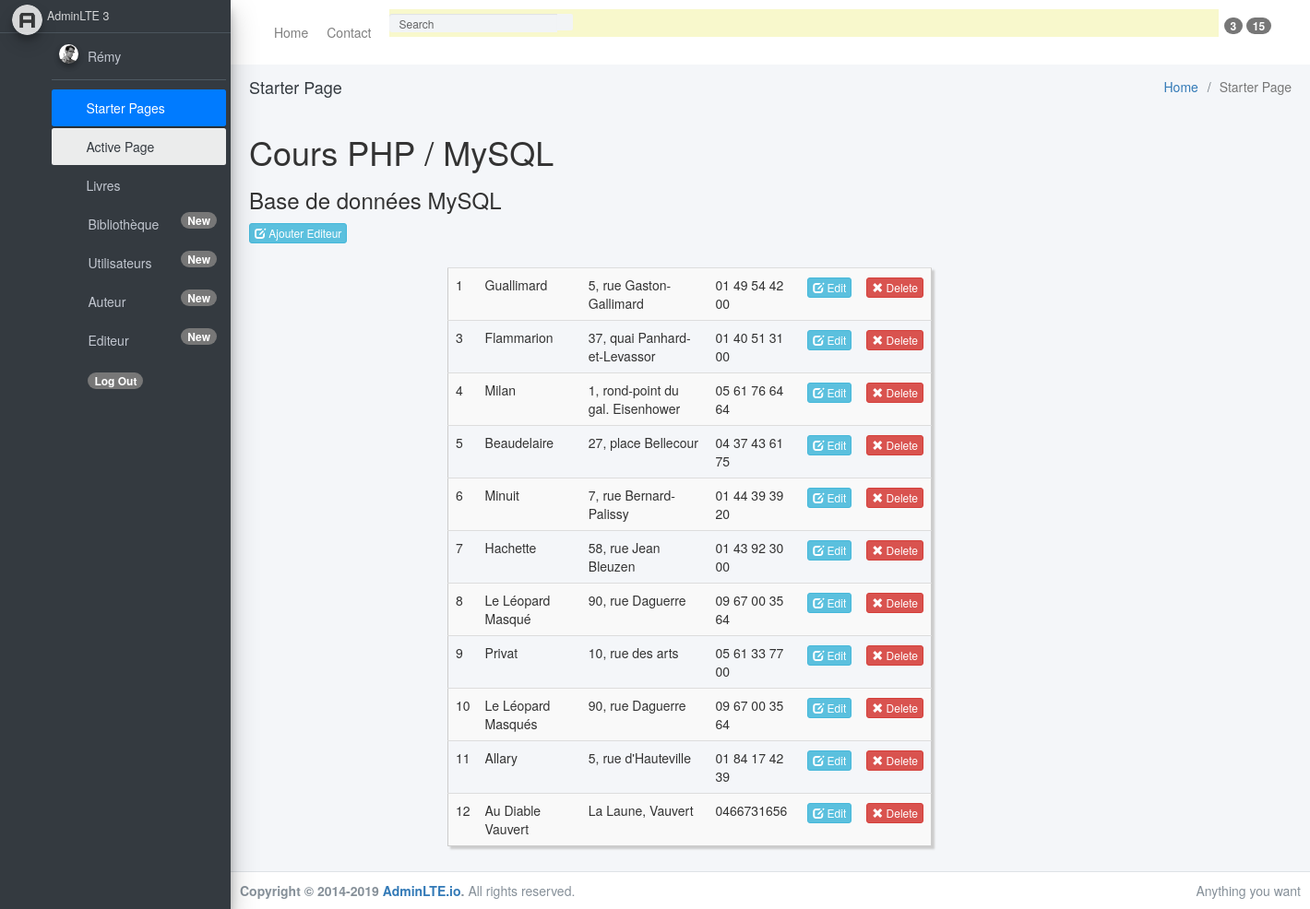
The page /admin/starter.php?page=editeurlist (signed in) on the database its author committed.
### tables this page shows
CREATE TABLE `editeur` (
  `id_editeur` int(11) NOT NULL,
  `nom` varchar(200) NOT NULL,
  `adresse` varchar(200) NOT NULL,
  `telephone` varchar(15) NOT NULL
);

### includes/define.php (called while the page is built, shortened)
<?php
$chemin=["auteurlist"=>"../auteurbackend/auteurlist.php",
"formauteur"=>"../auteurbackend/formauteur.php",
"createauteur"=>"../auteurbackend/createauteur.php",
"updateauteur"=>"../auteurbackend/updateauteur.php",
"deleteauteur"=>"../auteurbackend/deleteauteur.php",
"editeurlist"=>"../editeurbackend/editeurlist.php",
"formediteur"=>"../editeurbackend/formediteur.php",
"createediteur"=>"../editeurbackend/createediteur.php",
"updateediteur"=>"../editeurbackend/updateediteur.php",
"deleteediteur"=>"../editeurbackend/deleteediteur.php",
"livrelist"=>"../livrebackend/livrelist.php",
"formlivre"=>"../livrebackend/formlivre.php",
"createlivre"=>"../livrebackend/createlivre.php",
"updatelivre"=>"../livrebackend/updatelivre.php",
"deletelivre"=>"../livrebackend/deletelivre.php",
"bibliolist"=>"../bibliobackend/bibliolist.php",
"formbiblio"=>"../bibliobackend/formbiblio.php",
"createbiblio"=>"../bibliobackend/createbiblio.php",
"updatebiblio"=>"../bibliobackend/updatebiblio.php",
"deletebiblio"=>"../bibliobackend/deletebiblio.php",
"userslist"=>"../usersbackend/userslist.php",
"formcreateusers"=>"../usersbackend/formcreateusers.php",
"createusers"=>"../usersbackend/createusers.php",
"formupdateusers"=>"../usersbackend/formupdateusers.php",
"updateusers"=>"../usersbackend/updateusers.php",
"deleteusers"=>"../usersbackend/deleteusers.php",]
?>

### editeurbackend/editeurlist.php (the view, shortened to what this page needs)
<?php
include "../security/secure.php";
?>
<!DOCTYPE html>
<html>
  <head>
      <link href="//netdna.bootstrapcdn.com/bootstrap/3.0.0/css/bootstrap.min.css" rel="stylesheet" id="bootstrap-css">
      <link rel="stylesheet" href="../css/css.css">
    </head>
    <body>
      <h1> Cours PHP / MySQL </h1>
          <h3> Base de données MySQL </h3>
          <a class='btn btn-info btn-xs' href='formediteur.php'><span class='glyphicon glyphicon-edit'></span> Ajouter Editeur </a>
          <div class="container">
              <div class="row col-md-6 col-md-offset-2 custyle">
                  <table class="table table-striped custab">
<?php
                      $servname = "localhost"; $dbname = "bd_megane_biblio"; $editeur = "root"; $password = "";
                      try{$dbco = new PDO("mysql:host=$servname;dbname=$dbname", $editeur, $password);
                        $dbco->setAttribute(PDO::ATTR_ERRMODE, PDO::ERRMODE_EXCEPTION);
                        $anyname = $dbco->prepare(
                          "SELECT editeur.id_editeur, editeur.adresse,editeur.telephone, editeur.nom
                              as editeur_name
                          FROM editeur
                          WHERE editeur.id_editeur=editeur.id_editeur");
                        $anyname->execute();
                        $resultat = $anyname->fetchAll(PDO::FETCH_ASSOC);
                        foreach ($resultat as $row => $editeur) {
                          echo "<tr>";
                          echo "<td>". $editeur['id_editeur']."</td>";
                          echo "<td>". $editeur['editeur_name']."</td>";
                          echo "<td>". $editeur['adresse']."</td>";
                          echo "<td>". $editeur['telephone']."</td>";
                          echo "<td> <a class='btn btn-info btn-xs' href='starter.php?page=formediteur&id_editeur=".$editeur['id_editeur']."'><span class='glyphicon glyphicon-edit'></span> Edit </a>";
                          echo "<td> <a class='btn btn-danger btn-xs' href='".$chemin["deleteediteur"]."?id_editeur=".$editeur['id_editeur']."'><span class='glyphicon glyphicon-remove'></span> Delete </a>";
                          echo "</tr>";
                      }
                      echo "</table>";
                    }
                  catch(PDOException $e){
                    echo "Erreur : ".$e->getMessage();
                  }
?>
            </div>
    </body>
</html>

### css/css.css (style rules this page uses)
.custab { border: 1px solid #ccc; padding: 5px; margin: 5% 0; box-shadow: 3px 3px 2px #ccc; transition: 0.5s; }

### rows shown on the page
editeur: id_editeur "1", nom "Guallimard", adresse "5, rue Gaston-Gallimard", telephone "01 49 54 42 00"
editeur: id_editeur "3", nom "Flammarion", adresse "37, quai Panhard-et-Levassor", telephone "01 40 51 31 00"
editeur: id_editeur "4", nom "Milan", adresse "1, rond-point du gal. Eisenhower", telephone "05 61 76 64 64"
editeur: id_editeur "5", nom "Beaudelaire", adresse "27, place Bellecour", telephone "04 37 43 61 75"
editeur: id_editeur "6", nom "Minuit", adresse "7, rue Bernard-Palissy", telephone "01 44 39 39 20"
editeur: id_editeur "7", nom "Hachette", adresse "58, rue Jean Bleuzen", telephone "01 43 92 30 00"
editeur: id_editeur "8", nom "Le Léopard Masqué", adresse "90, rue Daguerre", telephone "09 67 00 35 64"
editeur: id_editeur "9", nom "Privat", adresse "10, rue des arts", telephone "05 61 33 77 00"
editeur: id_editeur "10", nom "Le Léopard Masqués", adresse "90, rue Daguerre", telephone "09 67 00 35 64"
editeur: id_editeur "11", nom "Allary", adresse "5, rue d'Hauteville", telephone "01 84 17 42 39"
editeur: id_editeur "12", nom "Au Diable Vauvert", adresse "La Laune, Vauvert", telephone "0466731656"

### other values the page prints
$_SESSION["user_firstname"] "Rémy"
